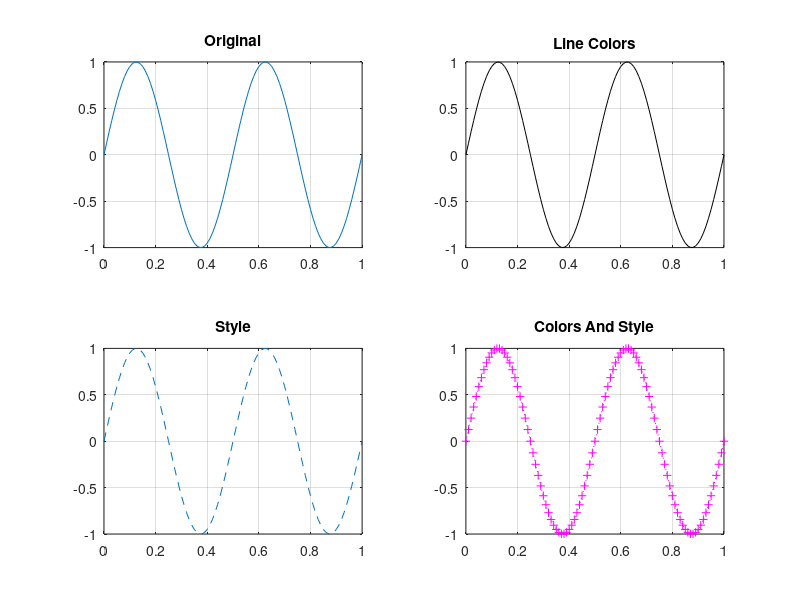

Write MATLAB code to recreate this figure.
a=1;%amplitude
f=2;%frequency in hertz
dutycycle=2;%duty cycle
fs=100;%sample frequency
t=0:1/fs:dutycycle/f;%time period formula
x=a*sin(2*pi*f*t);%sine wave formula
subplot(2,2,1);%2 rows 2 colums 1st box
plot(t,x);%first graph plotted
title('Original');%title of original
grid on;%boxes shown on graph
subplot(2,2,2);%2 rows 2 colums 2nd box
plot(t,x,'k');%2nd graph plotted with line color
title('Line Colors');%title of line color
grid on;%boxes shown on graph
subplot(2,2,3);%2 rows 2 colums 3rd box
plot(t,x,'--');%third graph plotted with style
title('Style');%title of style
grid on;%boxes shown on graph
subplot(2,2,4);%2 rows 2 colums 4th box
plot(t,x,'m+:');%fourth graph plotted with color and style
title('Colors And Style');%title of colors and style
grid on;%boxes shown on graph
